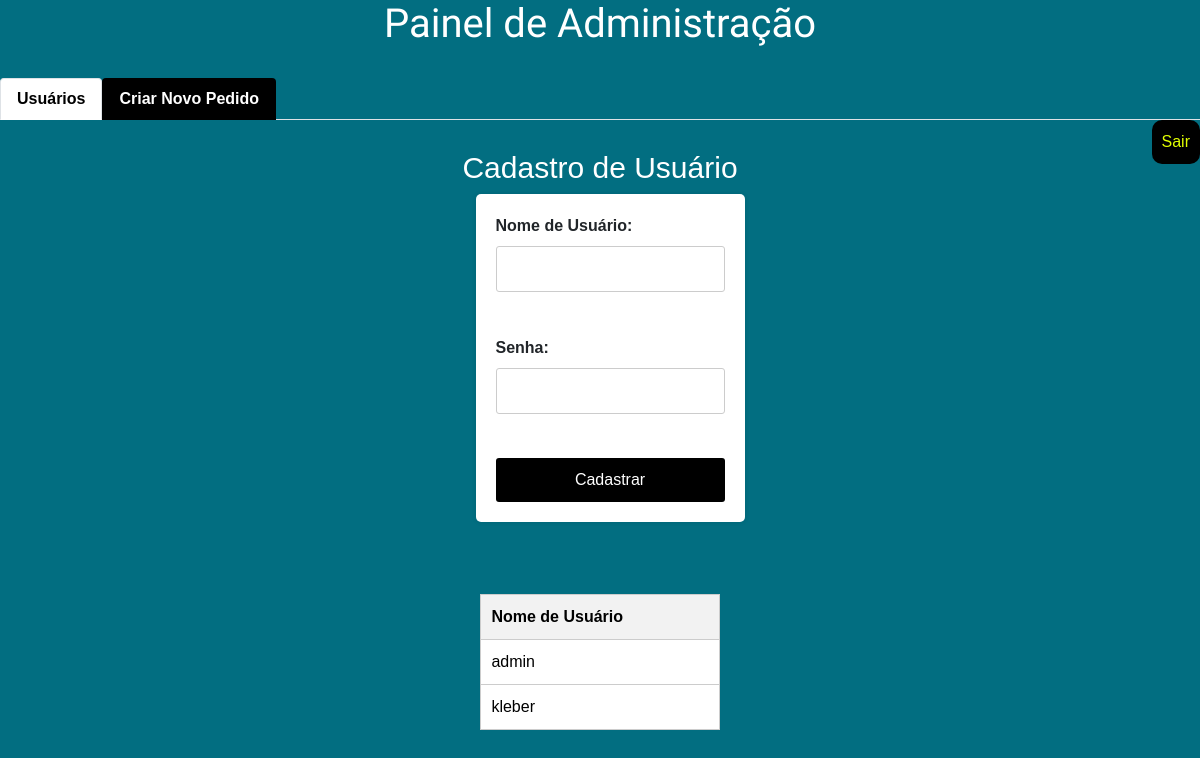
/admin_dashboard/, run on an earlier commit of the app's database.
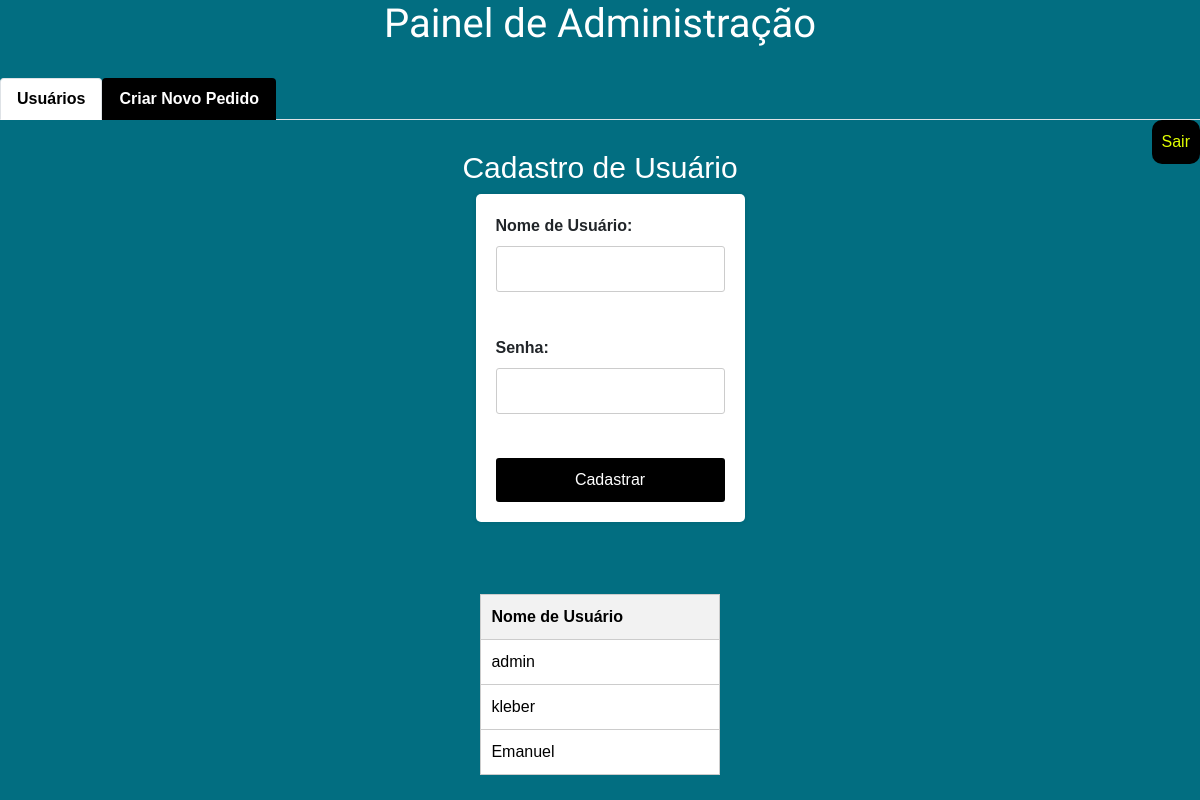
And on a later commit of the database.
### mvpapp/models.py (models this page shows)
class User(AbstractUser):
    pass

### mvpapp/views.py (the view)
# urls.py: path('admin_dashboard/', views.admin_dashboard, name='admin_dashboard'),  # Nova rota para o painel de administração
def admin_dashboard(request):
    if request.method == 'POST':
        form = UserForm(request.POST)
        if form.is_valid():
            username = form.cleaned_data['username']
            password = form.cleaned_data['password']
            if User.objects.filter(username=username).exists():
                error_message = 'O nome de usuário já está em uso.'
                return render(request, 'admin_dashboard.html', {'form': form, 'error_message': error_message})
            user = User.objects.create_user(username=username, password=password)
            user.save()
            success_message = 'Usuário cadastrado com sucesso!'
            return render(request, 'admin_dashboard.html', {'form': form, 'success_message': success_message})
    else:
        form = UserForm()
    users = User.objects.all()
    return render(request, 'admin_dashboard.html', {'form': form, 'users': users})

### mvpapp/forms.py
class UserForm(forms.ModelForm):
    password = forms.CharField(widget=forms.PasswordInput)
    class Meta:
        model = User
        fields = ('username', 'password')

### mvpapp/templates/admin_dashboard.html (shortened to what this page needs)
{% load static %}
<!DOCTYPE html>
<html>
<head>
    <link rel="stylesheet" href="https://maxcdn.bootstrapcdn.com/bootstrap/4.5.2/css/bootstrap.min.css">
    <link rel="stylesheet" type="text/css" href="{% static 'style.css' %}">
</head>
<body>
    <h1 class="adm">Painel de Administração</h1>
    <ul class="nav nav-tabs">
        <li class="nav-item">
            <a class="nav-link active" id="tab-cadastrar-usuario" data-toggle="tab" href="#cadastrar-usuario">Usuários</a>
        </li>
        <li class="nav-item">
            <a class="nav-link" id="tab-criar-pedido" data-toggle="tab" href="#criar-pedido">Criar Novo Pedido</a>
        </li>
    </ul>
    <div class="tab-content">
        <div id="cadastrar-usuario" class="tab-pane fade show active">
            <h3 class="cdsuser">Cadastro de Usuário</h3>
            <div class="formulario">
                <form method="post">
                    <label for="username">Nome de Usuário:</label>
                    <input type="text" id="username" name="username" required><br><br>
                    <label for="password">Senha:</label>
                    <input type="password" id="password" name="password" required><br><br>
                    <input type="submit" value="Cadastrar">
                </form>
            </div>
            <div class="cadastro">
                <table>
                    <tr>
                        <th>Nome de Usuário</th>
                    </tr>
                    {% for user in users %}
                        <tr>
                            <td>{{ user.username }}</td>
                        </tr>
                    {% endfor %}
            </table>
        </div>
        </div>
        </div>
    <a class="sair" href="{% url 'logout' %}">Sair</a>
</body>
</html>

### mvpapp/static/style.css (style rules this page uses)
body { font-family: Arial, sans-serif; background-color: #026E81; }
h1 { text-align: center; margin-bottom: 30px; font-family:"Titillium Web", sans-serif; }
input { outline: none; }
.nav-tabs { margin-top: 30px; }
.nav-tabs .nav-item .nav-link { color: #ffffff; font-weight: bold; background-color: black; }
.nav-tabs .nav-item .nav-link.active { background-color: #ffffff; color: #000000; transition: 1s; }
.tab-content { margin-top: 30px; }
.cdsuser { text-align: center; color: white; font-size: 30px; }
.formulario { display: flex; justify-content: center; align-items: center; padding-bottom: 50px; }
.cadastro { display: flex; justify-content: center; align-items: center; top: 250px; padding-top: 50px; padding: 2px; }
table { color: black; background-color: #ffffff; }
.sair { color: rgb(225, 255, 0); background-color: #000000; padding: 10px; border-radius: 10px; position: absolute; top: 15%; right: 0px; }
#cadastrar-usuario form { max-width: 400px; margin: 0; margin-left: 20px; background-color: #fff; padding: 20px; border-radius: 5px; box-shadow: 0 0 5px rgba(0, 0, 0, 0.1); }
#cadastrar-usuario form label { font-weight: bold; display: block; }
#cadastrar-usuario form input[type="text"], #cadastrar-usuario form input[type="password"] { width: 100%; padding: 10px; margin-bottom: 20px; border: 1px solid #ccc; border-radius: 3px; }
#cadastrar-usuario form input[type="submit"] { width: 100%; padding: 10px; background-color: #000000; color: #fff; border: none; border-radius: 3px; cursor: pointer; }
#cadastrar-usuario table { width: 20%; border-collapse: collapse; margin-top: 20px; }
#cadastrar-usuario th, #cadastrar-usuario td { padding: 10px; border: 1px solid #ccc; text-align: left; }
#cadastrar-usuario th { background-color: #f2f2f2; }
.adm { color: white; font-size: 40px; }

What changed in the data, as far as the page shows it:
added User: username "Emanuel"
